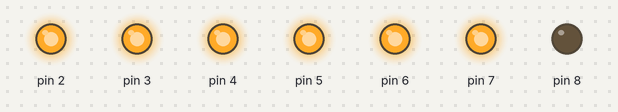
A sketch run on a simulated Arduino Uno, built with avr-gcc and run on an emulated ATmega328P. Parts: output pins drawn as LEDs (lit = HIGH).

Above: at 0.5 s.
At 2.5 s:
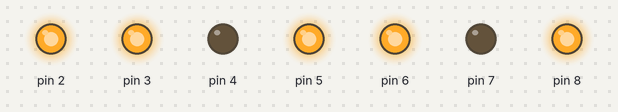
At 3.5 s:
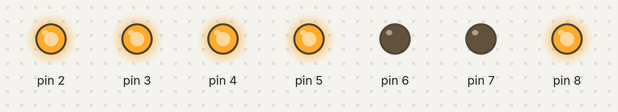
At 5.5 s:
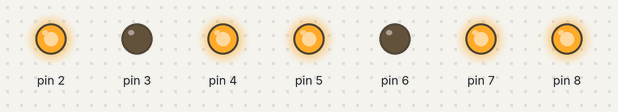
At 8.5 s:
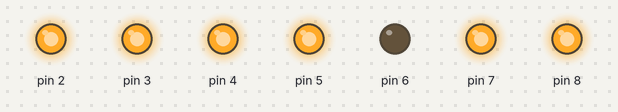
At 11.5 s:
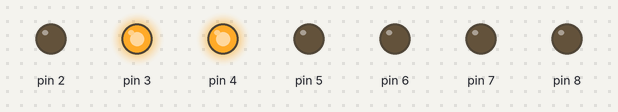
Timing chart, 0 to 13.0 s (numbered marks = the images above):
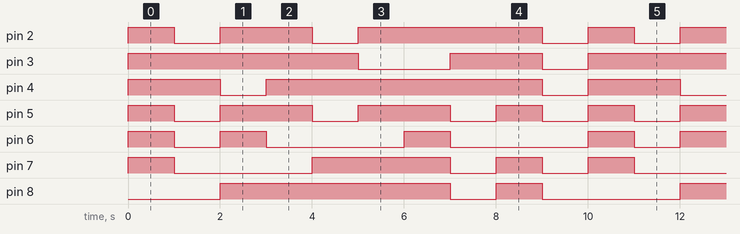

Measured:
- by itself, pin 2: repeats every 10.0 s: LOW 1.0 s, HIGH 2.0 s, LOW 1.0 s, HIGH 4.0 s, LOW 1.0 s, HIGH 1.0 s
- by itself, pin 3: repeats every 10.0 s: LOW 2.0 s, HIGH 2.0 s, LOW 1.0 s, HIGH 5.0 s
- by itself, pin 4: repeats every 10.0 s: LOW 1.0 s, HIGH 6.0 s, LOW 1.0 s, HIGH 2.0 s
- by itself, pin 5: repeats every 10.0 s: 2 × (LOW 1.0 s, HIGH 2.0 s), 2 × (LOW 1.0 s, HIGH 1.0 s)
- by itself, pin 6: repeats every 10.0 s: LOW 1.0 s, 2 × (HIGH 1.0 s, LOW 3.0 s), HIGH 1.0 s
- by itself, pin 7: repeats every 10.0 s: LOW 3.0 s, HIGH 3.0 s, 2 × (LOW 1.0 s, HIGH 1.0 s)
- by itself, pin 8: repeats every 10.0 s: LOW 1.0 s, HIGH 1.0 s, LOW 3.0 s, HIGH 5.0 s

The sketch:

7Segnment_Array.ino
```cpp
void setup()
{
  for ( int x=2; x<=8;x++){
  pinMode(x, OUTPUT);

  }
}
int k[]={0x3f,0x06, 0x5b, 0x4f, 0x66, 0x6d, 0x7d, 0x07, 0x6f};
void loop()
{
  for (int z=0; z<=9;z++){
    for (int x=2;x<=8;x++){
    digitalWrite(x,bitRead(k[z],x-2));
  }
  delay(1000);
   }
}
```
